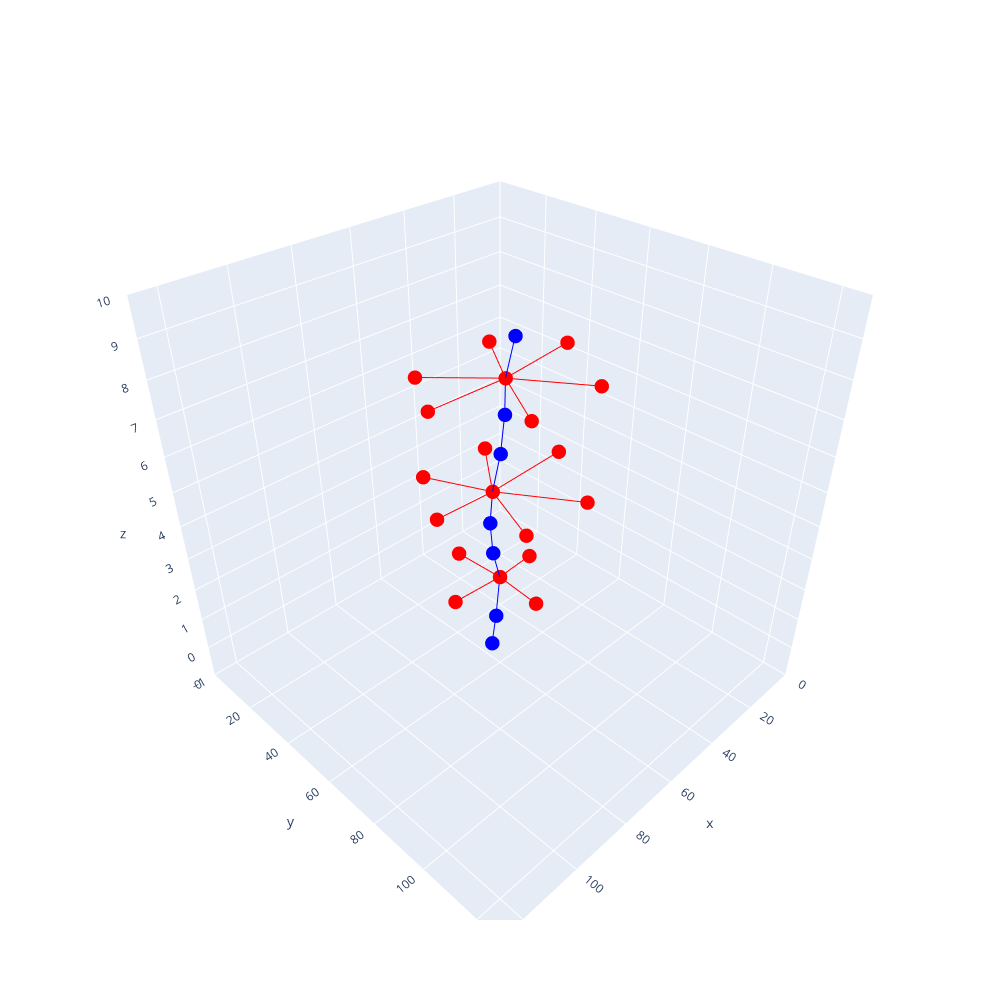

The code cell stored with this chart in its notebook:
### Code cell
import plotly.graph_objs as go
import numpy as np


# Extract x, y, z coordinates for centerline
x1, y1, z1 = slice_center_list_decimals[:, 0], slice_center_list_decimals[:, 1], abs(slice_center_list_decimals[:, 2] - 9)
trace1 = go.Scatter3d(x=x1, y=y1, z=z1, mode='lines+markers', marker=dict(size=5), line=dict(color='blue'))

# do line between each center point and aha center point
trace = [trace1]
for i in range(0,  aha_center_list_decimals.shape[0]):
    z_value = int(aha_center_list_int[i, 2])
    row_index_in_centerline = np.where(slice_center_list_int[:, 2] == z_value)[0]
    aha_point = aha_center_list_decimals[i,:].reshape(1,-1)
    center_point = slice_center_list_decimals[row_index_in_centerline,:][0].reshape(1,-1)

    # cancatenate these two points into two rows
    x2 = np.concatenate((aha_point, center_point), axis = 0)

    ttrace = go.Scatter3d(x=x2[:, 0], y=x2[:, 1], z=abs(x2[:, 2] - 9), mode='lines+markers', marker=dict(size=5), line=dict(color='red'))
    trace.append(ttrace)


# Create a figure and add the traces
fig = go.Figure(data=trace)

# Set layout options and z-axis ticks
fig.update_layout(scene=dict(xaxis=dict(range=[0,128]), yaxis=dict(range=[0,128]), zaxis=dict(range=[-1, 10], tickvals=list(range(-1, 11)))),
                  scene_aspectmode='manual',  # To fix the aspect ratio
                  width=1000, height=1000,
                  showlegend=False)

# Show the plot
fig.show()

### Figure 1 — Plotly figure (JSON) as saved in the notebook; plotly's stock layout.template omitted (floating-point values rounded to 4 significant figures)
{"data": [{"line": {"color": "blue"}, "marker": {"size": 5}, "mode": "lines+markers", "type": "scatter3d", "x": [60.2, 62.21, 61.26, 62.75, 65.06, 64.77, 63.43, 59.72, 63.61, 64.28], "y": [65.62, 64.2, 63.03, 62.93, 62.14, 60.77, 60.54, 59.64, 61.89, 60.79], "z": [9, 8, 7, 6, 5, 4, 3, 2, 1, 0]}, {"line": {"color": "red"}, "marker": {"size": 5}, "mode": "lines+markers", "type": "scatter3d", "x": [37.59, 62.21], "y": [63.39, 64.2], "z": [8.118, 8]}, {"line": {"color": "red"}, "marker": {"size": 5}, "mode": "lines+markers", "type": "scatter3d", "x": [48.36, 62.21], "y": [44.07, 64.2], "z": [7.898, 8]}, {"line": {"color": "red"}, "marker": {"size": 5}, "mode": "lines+markers", "type": "scatter3d", "x": [76.29, 62.21], "y": [44.77, 64.2], "z": [7.847, 8]}, {"line": {"color": "red"}, "marker": {"size": 5}, "mode": "lines+markers", "type": "scatter3d", "x": [87.71, 62.21], "y": [62.78, 64.2], "z": [7.986, 8]}, {"line": {"color": "red"}, "marker": {"size": 5}, "mode": "lines+markers", "type": "scatter3d", "x": [74.95, 62.21], "y": [85.46, 64.2], "z": [8.108, 8]}, {"line": {"color": "red"}, "marker": {"size": 5}, "mode": "lines+markers", "type": "scatter3d", "x": [49.18, 62.21], "y": [85.36, 64.2], "z": [8.065, 8]}, {"line": {"color": "red"}, "marker": {"size": 5}, "mode": "lines+markers", "type": "scatter3d", "x": [38.96, 65.06], "y": [63.04, 62.14], "z": [5.168, 5]}, {"line": {"color": "red"}, "marker": {"size": 5}, "mode": "lines+markers", "type": "scatter3d", "x": [51.69, 65.06], "y": [45.36, 62.14], "z": [5.078, 5]}, {"line": {"color": "red"}, "marker": {"size": 5}, "mode": "lines+markers", "type": "scatter3d", "x": [75.01, 65.06], "y": [44.39, 62.14], "z": [5.103, 5]}, {"line": {"color": "red"}, "marker": {"size": 5}, "mode": "lines+markers", "type": "scatter3d", "x": [85.93, 65.06], "y": [62.31, 62.14], "z": [5.104, 5]}, {"line": {"color": "red"}, "marker": {"size": 5}, "mode": "lines+markers", "type": "scatter3d", "x": [74.4, 65.06], "y": [83.95, 62.14], "z": [5.109, 5]}, {"line": {"color": "red"}, "marker": {"size": 5}, "mode": "lines+markers", "type": "scatter3d", "x": [51.03, 65.06], "y": [84.58, 62.14], "z": [5.042, 5]}, {"line": {"color": "red"}, "marker": {"size": 5}, "mode": "lines+markers", "type": "scatter3d", "x": [46.7, 59.72], "y": [59.47, 59.64], "z": [2.068, 2]}, {"line": {"color": "red"}, "marker": {"size": 5}, "mode": "lines+markers", "type": "scatter3d", "x": [62.54, 59.72], "y": [44.64, 59.64], "z": [2.198, 2]}, {"line": {"color": "red"}, "marker": {"size": 5}, "mode": "lines+markers", "type": "scatter3d", "x": [78.95, 59.72], "y": [60.69, 59.64], "z": [2.209, 2]}, {"line": {"color": "red"}, "marker": {"size": 5}, "mode": "lines+markers", "type": "scatter3d", "x": [62.29, 59.72], "y": [76.96, 59.64], "z": [2.134, 2]}], "layout": {"height": 1000, "scene": {"aspectmode": "manual", "xaxis": {"range": [0, 128]}, "yaxis": {"range": [0, 128]}, "zaxis": {"range": [-1, 10], "tickvals": [-1, 0, 1, 2, 3, 4, 5, 6, 7, 8, 9, 10]}}, "showlegend": false, "width": 1000}}
